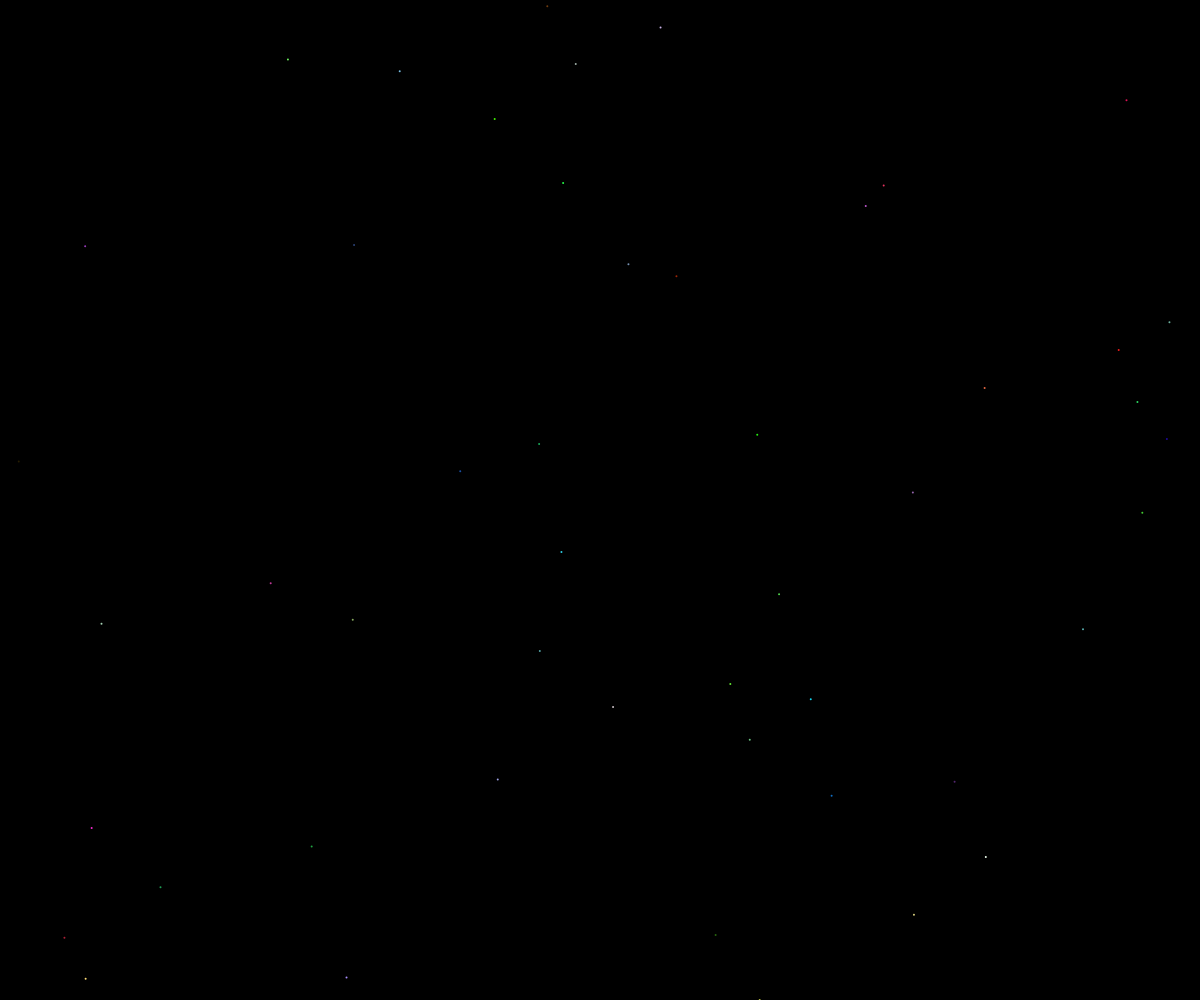
Frame 1 (no input)
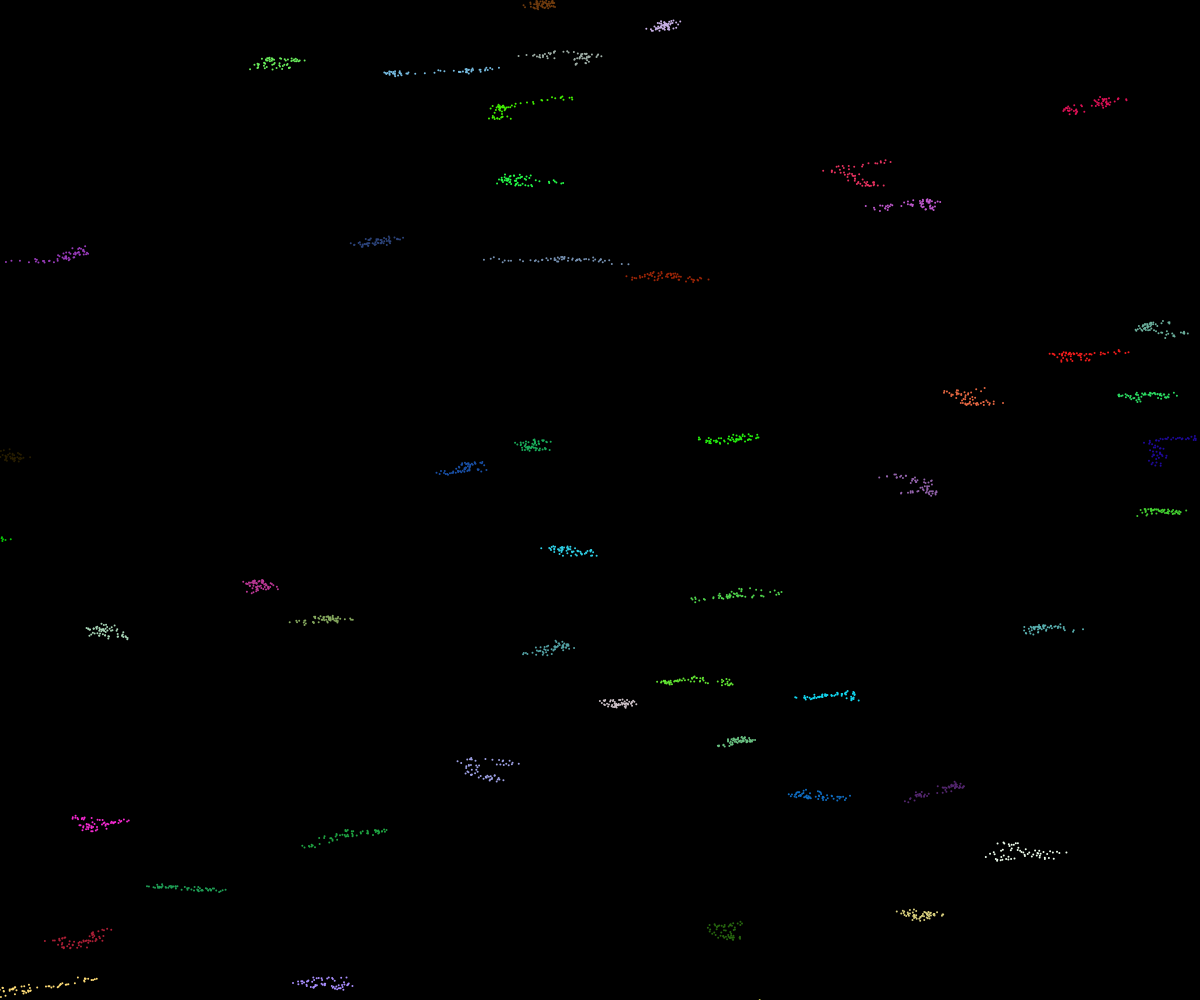
Frame 60 (no input)
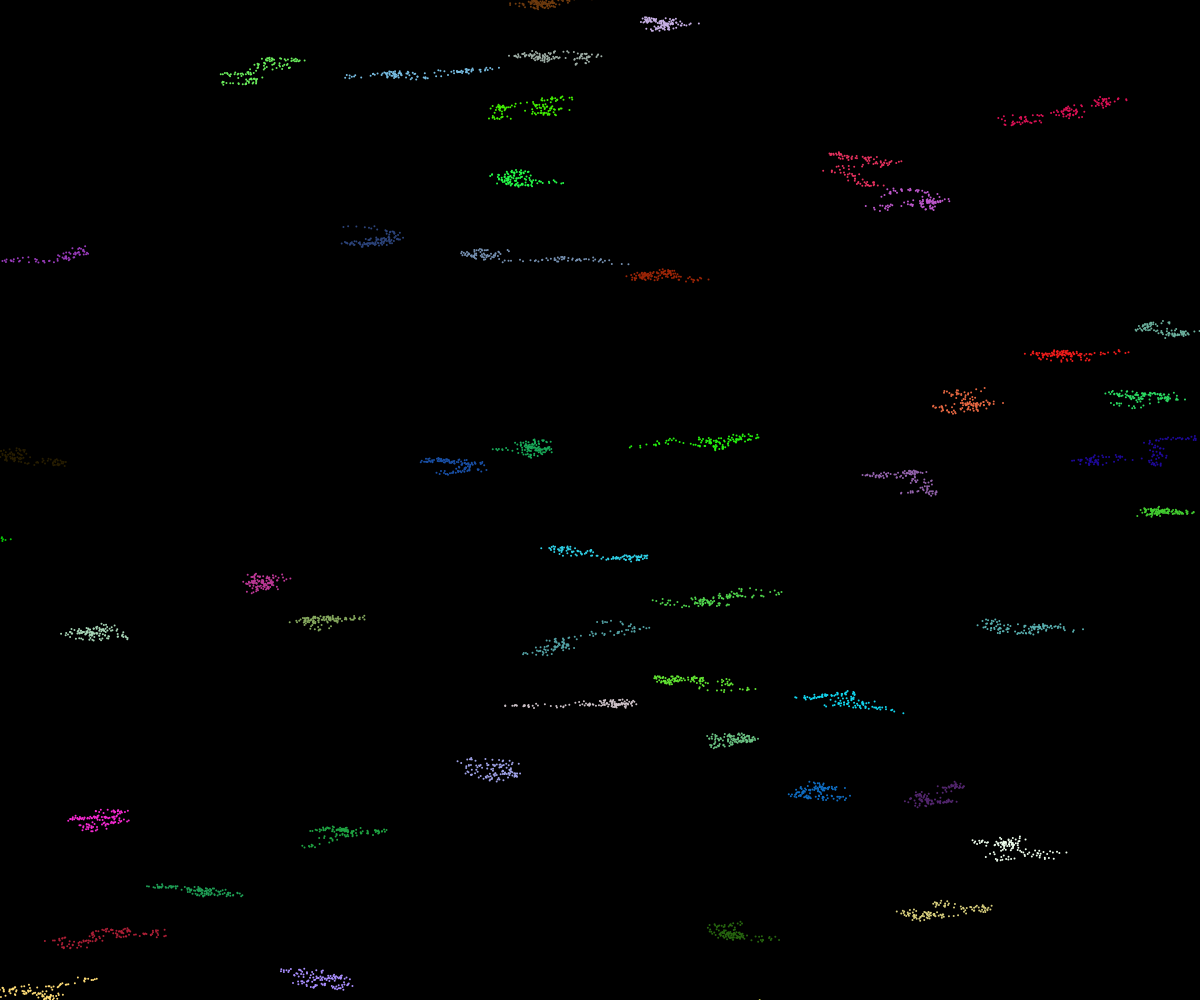
Frame 120 (the mouse pressed at the canvas centre since frame 60)

The p5.js sketch that drew these frames (run headless with seeded random() and noise() and a simulated clock; from frame 60 on, the mouse is pressed at the canvas centre):

// p5.js sketch
// ── sketch.js
let walkers = [];

function setup() {
  createCanvas(windowWidth, windowHeight);
  background(0);
  for(i = 0; i < 50; i ++){
    let x = random(0, width);
    let y = random(0, height);
    let r = random(0, 255);
    let g = random(0, 255);
    let b = random(0, 255);
    walkers[i] = new Walker(x, y, r, g, b);
  }
}

function draw() {
  for(x = 0; x < walkers.length; x++){
    walkers[x].step();
    walkers[x].show();
  }

}

class Walker {

  constructor(x, y, r, g, b){
    this.x = x;
    this.y = y;
    this.r = r;
    this.g = g;
    this.b = b;
  }

  step(){
    this.x += random(-10, 10);
    this.y += random(-2, 2);
  }

  show(){
    strokeWeight(2);
    stroke(this.r, this.g, this.b);
    point(this.x, this.y);
  }

  
}
